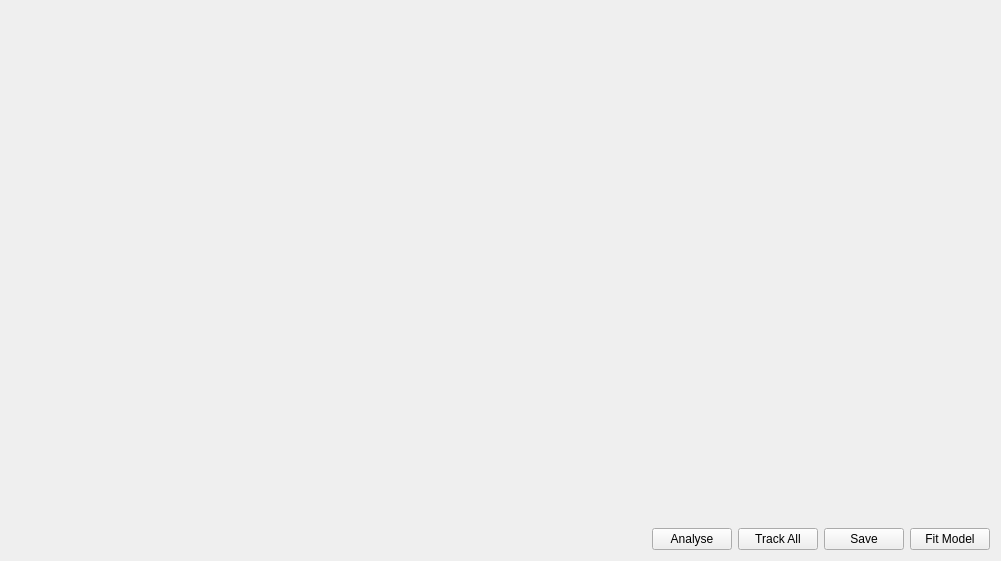
<?xml version="1.0" encoding="UTF-8"?>
<ui version="4.0">
 <class>Form</class>
 <widget class="QWidget" name="Form">
  <property name="geometry">
   <rect>
    <x>0</x>
    <y>0</y>
    <width>1001</width>
    <height>561</height>
   </rect>
  </property>
  <property name="windowTitle">
   <string>Form</string>
  </property>
  <layout class="QVBoxLayout" name="verticalLayout">
   <item>
    <widget class="QStackedWidget" name="stackedWidget">
     <property name="currentIndex">
      <number>0</number>
     </property>
     <widget class="QWidget" name="videoAndSelection"/>
     <widget class="QWidget" name="speckleTracking"/>
     <widget class="QWidget" name="modelFitting"/>
    </widget>
   </item>
   <item>
    <layout class="QHBoxLayout" name="controls" stretch="1,0,0,0,0">
     <item>
      <spacer name="horizontalSpacer">
       <property name="orientation">
        <enum>Qt::Horizontal</enum>
       </property>
       <property name="sizeHint" stdset="0">
        <size>
         <width>40</width>
         <height>20</height>
        </size>
       </property>
      </spacer>
     </item>
     <item>
      <widget class="QPushButton" name="Analyse">
       <property name="text">
        <string>Analyse</string>
       </property>
      </widget>
     </item>
     <item>
      <widget class="QPushButton" name="trackAll">
       <property name="text">
        <string>Track All</string>
       </property>
      </widget>
     </item>
     <item>
      <widget class="QPushButton" name="save">
       <property name="text">
        <string>Save</string>
       </property>
      </widget>
     </item>
     <item>
      <widget class="QPushButton" name="fitModel">
       <property name="text">
        <string>Fit Model</string>
       </property>
      </widget>
     </item>
    </layout>
   </item>
  </layout>
 </widget>
 <resources/>
 <connections/>
</ui>
